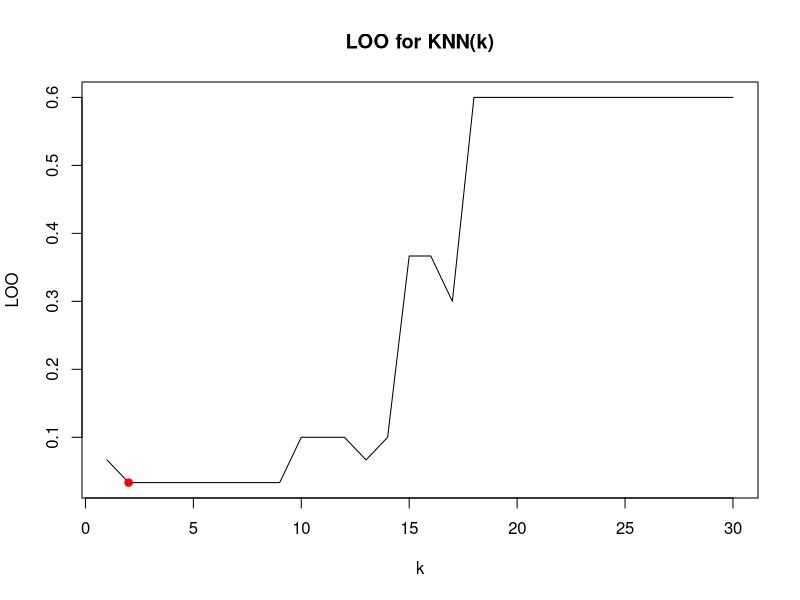

Reproduce this figure in R.
## ????????? ??????????
euclideanDistance <- function(u, v)
{
  sqrt(sum((u - v)^2))
}

## ????????? ??????? ???????? ?????????? ?? ??????? z
sortObjectsByDist <- function(xl, z, metricFunction =
                                euclideanDistance)
{
  l <- dim(xl)[1]
  n <- dim(xl)[2] - 1
  
  ## ??????? ??????? ??????????
  distances <- matrix(NA, l, 2)
  
  for (i in 1:l)
  {
    distances[i, ] <- c(i, metricFunction(xl[i, 1:n], z))
  }
  

  orderedXl <- xl[order(distances[, 2]), ]
  
  return (orderedXl);
}

knn <- function(xl, z, k)
{


  orderedXl <- sortObjectsByDist(xl, z)
  n <- dim(orderedXl)[2] - 1
  

  classes <- orderedXl[1:k, n + 1]
  


  counts <- table(classes)

  class <- names(which.max(counts))

  return (class)
}
## ?????? ???????
colors <- c("setosa" = "red", "versicolor" = "green3",
            "virginica" = "blue")





LOO = function(xl,class) {

  n = dim(xl)[1];
 
  loo = rep(0, n) 
  for(k in 1:n){
    for(i in 1:n){
      X=xl[-i, 1:3]
      u=xl[i, 1:2]
      test=knn(X,u,k)
    
      if(test!=class[i]){
        loo[k]=loo[k]+1;
       
      }
    } 
  }
  loo = loo / n
  x = 1:length(loo)
  y = loo
  plot(x, y,main ="LOO for KNN(k)", xlab="k", ylab="LOO", type = "l")
  
  min=which.min(loo)
  points(min, loo[min], pch = 21, col = "red",bg = "red")
}






X<-sample(c(1:150),30,replace=TRUE)
xl <- iris[X, 3:5] 
class <- iris[X, 5]
LOO(xl,class)



